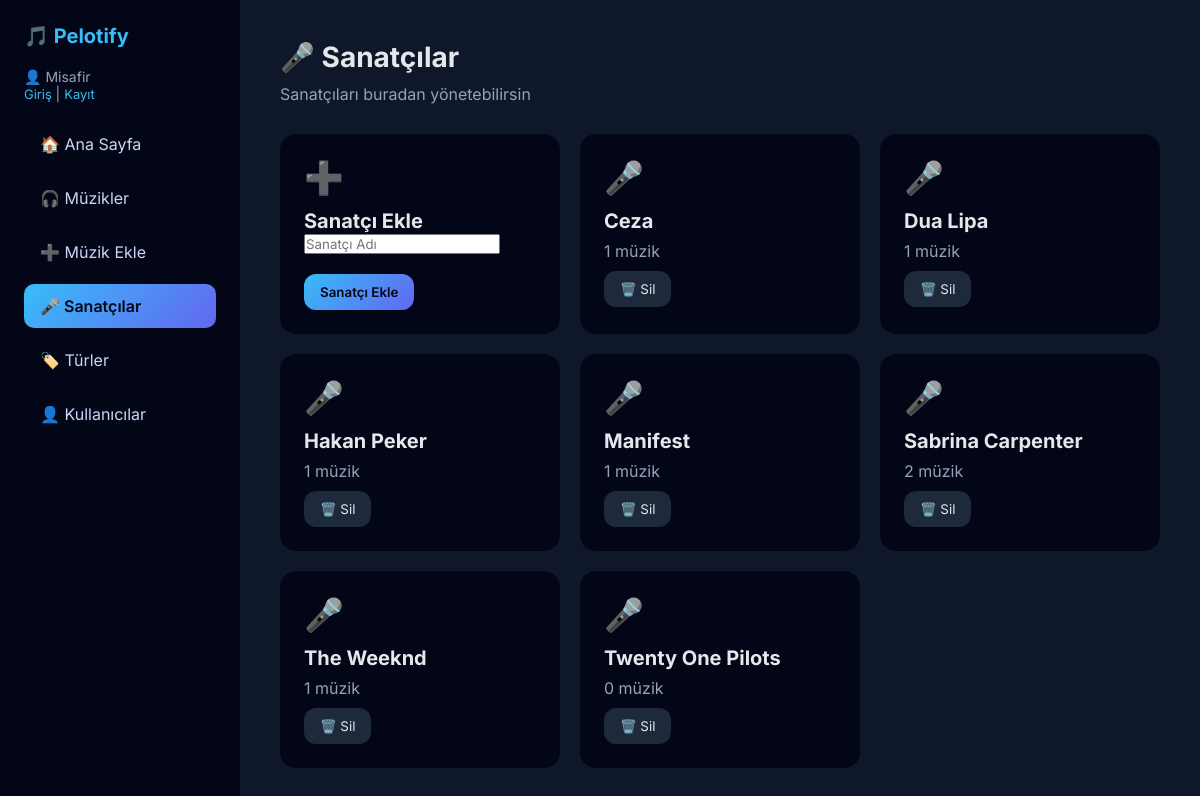
/mp3_muzik_sitesi/sanatcilar.php, run on the app's committed database.
### tables this page shows
CREATE TABLE Sanatcilar (
    sanatci_id INT AUTO_INCREMENT PRIMARY KEY,
    sanatci_adi VARCHAR(100) NOT NULL UNIQUE
);

### mp3_muzik_sitesi/sanatcilar.php (the view, shortened to what this page needs)
<?php
include "config.php";
include "layout/header.php";
?>
<div class="welcome">
    <h2>🎤 Sanatçılar</h2>
    <p>Sanatçıları buradan yönetebilirsin</p>
</div>
<div class="cards">
    <div class="card">
        <span>➕</span>
        <h3>Sanatçı Ekle</h3>
        <form method="POST">
            <input type="text" name="sanatci_adi" placeholder="Sanatçı Adı" required><br><br>
            <button type="submit" class="btn-primary">Sanatçı Ekle</button>
        </form>
    </div>
    <?php
    $q = $pdo->query("
        SELECT
            s.sanatci_id,
            s.sanatci_adi,
            COUNT(m.muzik_id) AS muzik_sayisi
        FROM Sanatcilar s
        LEFT JOIN Muzikler m ON s.sanatci_id = m.sanatci_id
        GROUP BY s.sanatci_id
        ORDER BY s.sanatci_adi
    ");
    while ($row = $q->fetch(PDO::FETCH_ASSOC)):
    ?>
        <div class="card">
            <span>🎤</span>
            <h3><?= htmlspecialchars($row["sanatci_adi"]) ?></h3>
            <p><?= $row["muzik_sayisi"] ?> müzik</p>
            <form method="POST" style="margin-top:10px">
                <button type="submit"
                        name="sanatci_sil"
                        class="btn-secondary"
                        onclick="return confirm('Bu sanatçı silinsin mi?')">
                    🗑️ Sil
                </button>
            </form>
        </div>
    <?php endwhile; ?>
</div>
<?php include "layout/footer.php"; ?>

### mp3_muzik_sitesi/style.css (style rules this page uses)
* { margin: 0; padding: 0; box-sizing: border-box; font-family: 'Inter', sans-serif; }
body { background: #0f172a; color: #e5e7eb; }
.welcome { margin-bottom: 30px; }
.welcome h2 { font-size: 28px; margin-bottom: 10px; }
.welcome p { color: #94a3b8; }
.cards { display: grid; grid-template-columns: repeat(auto-fit, minmax(220px, 1fr)); gap: 20px; }
.card { background: #020617; border-radius: 16px; padding: 24px; color: #e5e7eb; transition: transform 0.3s, box-shadow 0.3s; }
.card span { font-size: 32px; }
.card h3 { margin-top: 12px; font-size: 20px; }
.card p { margin-top: 8px; color: #94a3b8; }
.btn-primary { background: linear-gradient(135deg, #38bdf8, #6366f1); color: #020617; padding: 10px 16px; border-radius: 12px; border: none; cursor: pointer; font-weight: 600; }
.btn-secondary { background: #1e293b; color: #e5e7eb; padding: 10px 16px; border-radius: 12px; border: none; cursor: pointer; }
.card, .card * { text-decoration: none !important; }

### data on the page
sanatcilar: sanatci_adi "Ceza", muzik_sayisi "1"
sanatcilar: sanatci_adi "Dua Lipa", muzik_sayisi "1"
sanatcilar: sanatci_adi "Hakan Peker", muzik_sayisi "1"
sanatcilar: sanatci_adi "Manifest", muzik_sayisi "1"
sanatcilar: sanatci_adi "Sabrina Carpenter", muzik_sayisi "2"
sanatcilar: sanatci_adi "The Weeknd", muzik_sayisi "1"
sanatcilar: sanatci_adi "Twenty One Pilots", muzik_sayisi "0"
